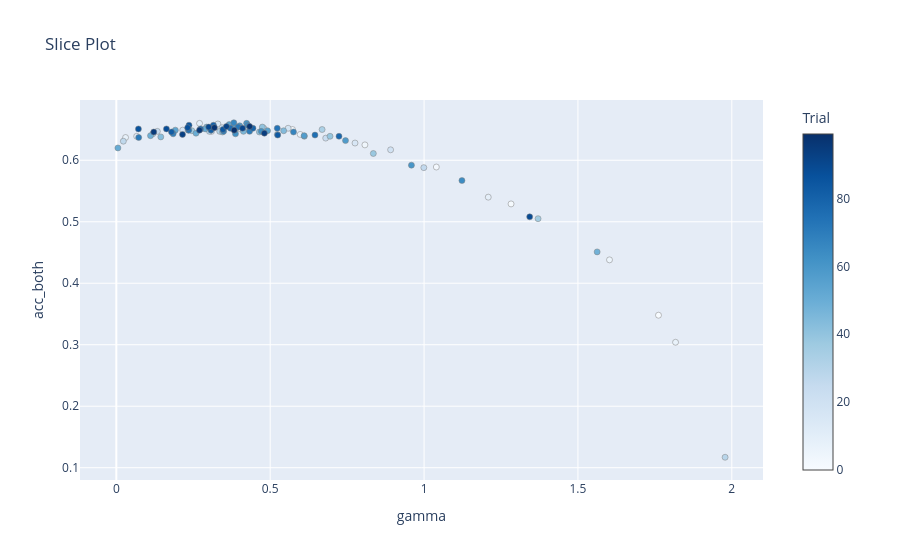

The code cell stored with this chart in its notebook:
### Code cell
from optuna.visualization import plot_slice

plot_slice(study, params=list(study.best_params), target_name="acc_both")
